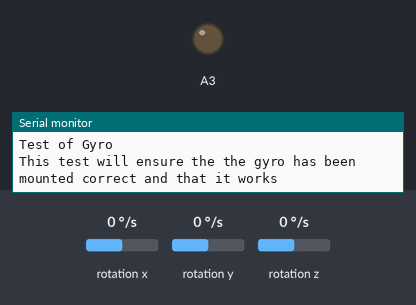
A sketch run on a simulated Arduino Uno, built with avr-gcc and run on an emulated ATmega328P. Shown: output pins drawn as LEDs (lit = HIGH), the last lines printed to the serial monitor. The inputs (shaded band) are chosen by the test bench; at power-on: rotation x 0 °/s, rotation y 0 °/s, rotation z 0 °/s. At 33.1 s the program stops and its outputs stay as they are.

Above: at 0.1 s.
At 8.3 s:
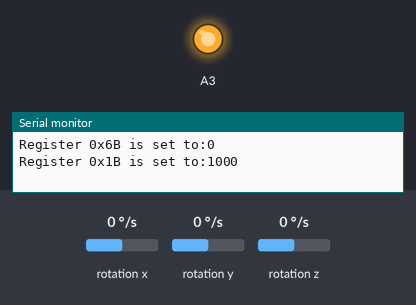
Timing chart, 0 to 9.8 s (numbered marks = the images above):
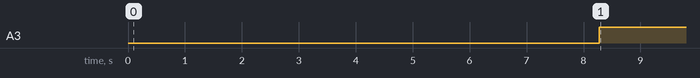

Measured:
- by itself, A3: LOW → HIGH at 8.3 s

The sketch:

test_gyro.ino
```cpp
#include <Wire.h>
byte lowByte, highByte, type, gyro_address, error, clockspeed_ok;
unsigned long timer;
int address, cal_int;


//Gyro vars
float gyro_pitch, gyro_roll, gyro_yaw;
float gyro_roll_cal, gyro_pitch_cal, gyro_yaw_cal;
byte  gyro_check_byte;
byte roll_axis, pitch_axis, yaw_axis;

void setup() {
  // put your setup code here, to run once:
  Serial.begin(115200);
  Serial.println("Test of Gyro");
  Serial.println("This test will ensure the the gyro has been mounted correct and that it works");
  pinMode(A3,OUTPUT);

  Wire.begin();             //Start the I2C as master
  error=0;
  delay(250);               //Give the gyro time to start

}


//Search for the gyro and check the Who_am_I register
byte search_gyro(int gyro_address, int who_am_i){
  Wire.beginTransmission(gyro_address);
  Wire.write(who_am_i);
  Wire.endTransmission();
  Wire.requestFrom(gyro_address, 1);
  timer = millis() + 100;
  while(Wire.available() < 1 && timer > millis());
  lowByte = Wire.read();
  address = gyro_address;
  return lowByte;
}


void start_gyro(){

  //Setup the MPU-6050
  if(type == 1){

    Wire.beginTransmission(address);                             //Start communication with the gyro
    Wire.write(0x6B);                                            //PWR_MGMT_1 register
    Wire.write(0x00);                                            //Set to zero to turn on the gyro
    Wire.endTransmission();                                      //End the transmission

    Wire.beginTransmission(address);                             //Start communication with the gyro
    Wire.write(0x6B);                                            //Start reading @ register 28h and auto increment with every read
    Wire.endTransmission();                                      //End the transmission
    Wire.requestFrom(address, 1);                                //Request 1 bytes from the gyro
    while(Wire.available() < 1);                                 //Wait until the 1 byte is received
    Serial.print(F("Register 0x6B is set to:"));
    Serial.println(Wire.read(),BIN);

    Wire.beginTransmission(address);                             //Start communication with the gyro
    Wire.write(0x1B);                                            //GYRO_CONFIG register
    Wire.write(0x08);                                            //Set the register bits as 00001000 (500dps full scale)
    Wire.endTransmission();                                      //End the transmission

    Wire.beginTransmission(address);                             //Start communication with the gyro (adress 1101001)
    Wire.write(0x1B);                                            //Start reading @ register 28h and auto increment with every read
    Wire.endTransmission();                                      //End the transmission
    Wire.requestFrom(address, 1);                                //Request 1 bytes from the gyro
    while(Wire.available() < 1);                                 //Wait until the 1 byte is received
    Serial.print(F("Register 0x1B is set to:"));
    Serial.println(Wire.read(),BIN);

  }
  else
  {
    Serial.print("Wrong Gyro should be type 1, got type=");
    Serial.println(type);
  }
}

void gyro_signalen(){

  if(type == 1){
    Wire.beginTransmission(address);                             //Start communication with the gyro
    Wire.write(0x43);                                            //Start reading @ register 43h and auto increment with every read
    Wire.endTransmission();                                      //End the transmission
    Wire.requestFrom(address,6);                                 //Request 6 bytes from the gyro
    while(Wire.available() < 6);                                 //Wait until the 6 bytes are received
    gyro_roll=Wire.read()<<8|Wire.read();                        //Read high and low part of the angular data
    if(cal_int == 2000)gyro_roll -= gyro_roll_cal;               //Only compensate after the calibration
    gyro_pitch=Wire.read()<<8|Wire.read();                       //Read high and low part of the angular data
    if(cal_int == 2000)gyro_pitch -= gyro_pitch_cal;             //Only compensate after the calibration
    gyro_yaw=Wire.read()<<8|Wire.read();                         //Read high and low part of the angular data
    if(cal_int == 2000)gyro_yaw -= gyro_yaw_cal;                 //Only compensate after the calibration
  }
}


//Check if the angular position of a gyro axis is changing within 10 seconds
void check_gyro_axes(byte movement){
  byte trigger_axis = 0;
  float gyro_angle_roll, gyro_angle_pitch, gyro_angle_yaw;
  //Reset all axes
  gyro_angle_roll = 0;
  gyro_angle_pitch = 0;
  gyro_angle_yaw = 0;
  gyro_signalen();
  timer = millis() + 10000;
  while(timer > millis() && gyro_angle_roll > -30 && gyro_angle_roll < 30 && gyro_angle_pitch > -30 && gyro_angle_pitch < 30 && gyro_angle_yaw > -30 && gyro_angle_yaw < 30){
    gyro_signalen();
    if(type == 2 || type == 3){
      gyro_angle_roll += gyro_roll * 0.00007;              //0.00007 = 17.5 (md/s) / 250(Hz)
      gyro_angle_pitch += gyro_pitch * 0.00007;
      gyro_angle_yaw += gyro_yaw * 0.00007;
    }
    if(type == 1){
      gyro_angle_roll += gyro_roll * 0.0000611;          // 0.0000611 = 1 / 65.5 (LSB degr/s) / 250(Hz)
      gyro_angle_pitch += gyro_pitch * 0.0000611;
      gyro_angle_yaw += gyro_yaw * 0.0000611;
    }

    delayMicroseconds(3700); //Loop is running @ 250Hz. +/-300us is used for communication with the gyro
  }
  //Assign the moved axis to the orresponding function (pitch, roll, yaw)
  if((gyro_angle_roll < -30 || gyro_angle_roll > 30) && gyro_angle_pitch > -30 && gyro_angle_pitch < 30 && gyro_angle_yaw > -30 && gyro_angle_yaw < 30){
    gyro_check_byte |= 0b00000001;
    if(gyro_angle_roll < 0)trigger_axis = 0b10000001;
    else trigger_axis = 0b00000001;
  }
  if((gyro_angle_pitch < -30 || gyro_angle_pitch > 30) && gyro_angle_roll > -30 && gyro_angle_roll < 30 && gyro_angle_yaw > -30 && gyro_angle_yaw < 30){
    gyro_check_byte |= 0b00000010;
    if(gyro_angle_pitch < 0)trigger_axis = 0b10000010;
    else trigger_axis = 0b00000010;
  }
  if((gyro_angle_yaw < -30 || gyro_angle_yaw > 30) && gyro_angle_roll > -30 && gyro_angle_roll < 30 && gyro_angle_pitch > -30 && gyro_angle_pitch < 30){
    gyro_check_byte |= 0b00000100;
    if(gyro_angle_yaw < 0)trigger_axis = 0b10000011;
    else trigger_axis = 0b00000011;
  }

  if(trigger_axis == 0){
    error = 1;
    Serial.println(F("No angular motion is detected in the last 10 seconds!!! (ERROR 4)"));
  }
  else
  if(movement == 1)roll_axis = trigger_axis;
  if(movement == 2)pitch_axis = trigger_axis;
  if(movement == 3)yaw_axis = trigger_axis;

}

void systemSetup(){
    Serial.println(F(""));
  Serial.println(F("==================================================="));
  Serial.println(F("System check"));
  Serial.println(F("==================================================="));
  delay(1000);
  Serial.println(F("Checking I2C clock speed."));
  delay(1000);

  TWBR = 12;                      //Set the I2C clock speed to 400kHz.

  #if F_CPU == 16000000L          //If the clock speed is 16MHz include the next code line when compiling
    clockspeed_ok = 1;            //Set clockspeed_ok to 1
  #endif                          //End of if statement

  if(TWBR == 12 && clockspeed_ok){
    Serial.println(F("I2C clock speed is correctly set to 400kHz."));

  }
  else{
    Serial.println(F("I2C clock speed is not set to 400kHz. (ERROR 8)"));
    error = 1;
  }
}
void loop() {
  // put your main code here, to run repeatedly:
systemSetup();
if (error==0){

 //What gyro is connected
    Serial.println(F(""));
    Serial.println(F("==================================================="));
    Serial.println(F("Gyro search"));
    Serial.println(F("==================================================="));
    delay(2000);
     Serial.println(F("Searching for MPU-6050 on address 0x68/104"));
    delay(1000);
    if(search_gyro(0x68, 0x75) == 0x68){
      Serial.println(F("MPU-6050 found on address 0x68"));
      type = 1;
      gyro_address = 0x68;
    }
    else {
      error=1;
      Serial.println("Did not find the MPU6050), please check connections");
    }
}
if(error==0){
  delay(3000);
      Serial.println(F(""));
      Serial.println(F("==================================================="));
      Serial.println(F("Gyro register settings"));
      Serial.println(F("==================================================="));
      start_gyro(); //Setup the gyro for further use
}
if(error == 0){
    digitalWrite(A3,HIGH);
    delay(3000);
    Serial.println(F(""));
    Serial.println(F("==================================================="));
    Serial.println(F("Gyro calibration"));
    Serial.println(F("==================================================="));
    Serial.println(F("Don't move the quadcopter!! Calibration starts in 3 seconds"));
    delay(3000);
    Serial.println(F("Calibrating the gyro, this will take +/- 8 seconds"));
    Serial.print(F("Please wait"));
    //Let's take multiple gyro data samples so we can determine the average gyro offset (calibration).
    for (cal_int = 0; cal_int < 2000 ; cal_int ++){              //Take 2000 readings for calibration.
      if(cal_int % 100 == 0)Serial.print(F("."));                //Print dot to indicate calibration.
      gyro_signalen();                                           //Read the gyro output.
      gyro_roll_cal += gyro_roll;                                //Ad roll value to gyro_roll_cal.
      gyro_pitch_cal += gyro_pitch;                              //Ad pitch value to gyro_pitch_cal.
      gyro_yaw_cal += gyro_yaw;                                  //Ad yaw value to gyro_yaw_cal.
      delay(4);                                                  //Wait 3 milliseconds before the next loop.
    }

//Now that we have 2000 measures, we need to devide by 2000 to get the average gyro offset.
    gyro_roll_cal /= 2000;                                       //Divide the roll total by 2000.
    gyro_pitch_cal /= 2000;                                      //Divide the pitch total by 2000.
    gyro_yaw_cal /= 2000;                                        //Divide the yaw total by 2000.

    //Show the calibration results
    Serial.println(F(""));
    Serial.print(F("Axis 1 offset="));
    Serial.println(gyro_roll_cal);
    Serial.print(F("Axis 2 offset="));
    Serial.println(gyro_pitch_cal);
    Serial.print(F("Axis 3 offset="));
    Serial.println(gyro_yaw_cal);
    Serial.println(F(""));

    Serial.println(F("==================================================="));
    Serial.println(F("Gyro axes configuration"));
    Serial.println(F("==================================================="));

     //Detect the left wing up movement
    Serial.println(F("Lift the left side of the quadcopter to a 45 degree angle within 10 seconds"));
    //Check axis movement
    check_gyro_axes(1);
    if(error == 0){
      Serial.println(F("OK!"));
      Serial.print(F("Angle detection = "));
      Serial.println(roll_axis & 0b00000011);
      if(roll_axis & 0b10000000)Serial.println(F("Axis inverted = yes"));
      else Serial.println(F("Axis inverted = no"));
      Serial.println(F("Put the quadcopter back in its original position"));

      delay(5000);
     //Detect the nose up movement
      Serial.println(F(""));
      Serial.println(F(""));
      Serial.println(F("Lift the nose of the quadcopter to a 45 degree angle within 10 seconds"));
      //Check axis movement
      check_gyro_axes(2);
     }
      if(error == 0){
      Serial.println(F("OK!"));
      Serial.print(F("Angle detection = "));
      Serial.println(pitch_axis & 0b00000011);
      if(pitch_axis & 0b10000000)Serial.println(F("Axis inverted = yes"));
      else Serial.println(F("Axis inverted = no"));
      Serial.println(F("Put the quadcopter back in its original position"));
     delay(5000);

      //Detect the nose right movement
      Serial.println(F(""));
      Serial.println(F(""));
      Serial.println(F("Rotate the nose of the quadcopter 45 degree to the right within 10 seconds"));
      //Check axis movement
      check_gyro_axes(3);
    }
     if(error == 0){
      Serial.println(F("OK!"));
      Serial.print(F("Angle detection = "));
      Serial.println(yaw_axis & 0b00000011);
      if(yaw_axis & 0b10000000)Serial.println(F("Axis inverted = yes"));
      else Serial.println(F("Axis inverted = no"));
      Serial.println(F("Put the quadcopter back in its original position"));

      delay(5000);
    }
      if(error == 0){
    Serial.println(F("Setup is finished."));
    Serial.println(F("Everything look ok"));
  }


 }
else{
  Serial.println("Error in setup");
 }
 while(1);
}
```
